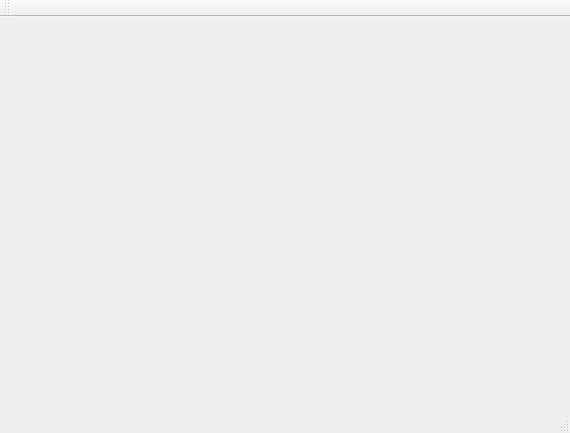
<?xml version="1.0" encoding="UTF-8"?>
<ui version="4.0">
 <class>MainWindow</class>
 <widget class="QMainWindow" name="MainWindow">
  <property name="geometry">
   <rect>
    <x>0</x>
    <y>0</y>
    <width>570</width>
    <height>433</height>
   </rect>
  </property>
  <property name="windowTitle">
   <string>MainWindow</string>
  </property>
  <widget class="QWidget" name="centralWidget">
   <layout class="QGridLayout" name="gridLayout_2">
    <item row="0" column="0">
     <layout class="QGridLayout" name="gl_plots"/>
    </item>
   </layout>
  </widget>
  <widget class="QMenuBar" name="menuBar">
   <property name="geometry">
    <rect>
     <x>0</x>
     <y>0</y>
     <width>570</width>
     <height>22</height>
    </rect>
   </property>
  </widget>
  <widget class="QToolBar" name="mainToolBar">
   <attribute name="toolBarArea">
    <enum>TopToolBarArea</enum>
   </attribute>
   <attribute name="toolBarBreak">
    <bool>false</bool>
   </attribute>
  </widget>
  <widget class="QStatusBar" name="statusBar"/>
 </widget>
 <layoutdefault spacing="6" margin="11"/>
 <resources/>
 <connections/>
</ui>
